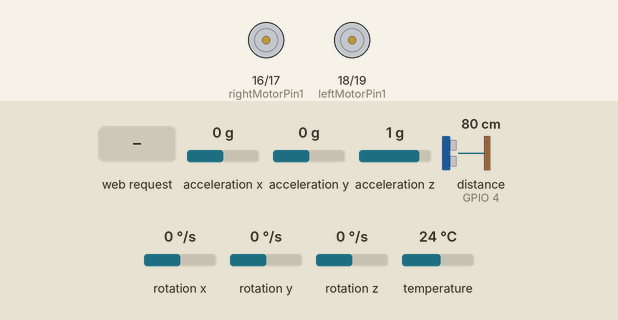
Simulated run of this sketch. Board: ESP32. Parts: motor-driver pin pairs drawn as motors (green arrow = first pin HIGH = forward, orange = second pin HIGH = backward, longer = more drive, scaled by the enable pin). Wiring (inferred from the names in the program): ultrasonic range finder: trigger GPIO 5; echo GPIO 4. The inputs (shaded band) are chosen by the test bench; at power-on: distance to the obstacle (sensor on GPIO 4) 80 cm, acceleration x 0 g, acceleration y 0 g, acceleration z 1 g, rotation x 0 °/s, rotation y 0 °/s, rotation z 0 °/s, temperature 24 °C. The echo pulse lasts 58.3 µs per cm; WiFi joins after 1.5 s; servers stay silent unless stated; uploads are accepted with an empty reply; no MQTT or app messages arrive unless stated; what the sketch prints to the serial monitor is not drawn.

Above: at 2.7 s.
2.8 s: HTTP request GET /forward received
At 5.59 s:
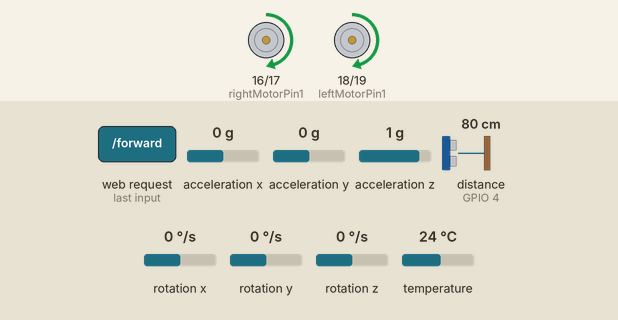
5.8 s: HTTP request GET /backward received
At 6.2 s:
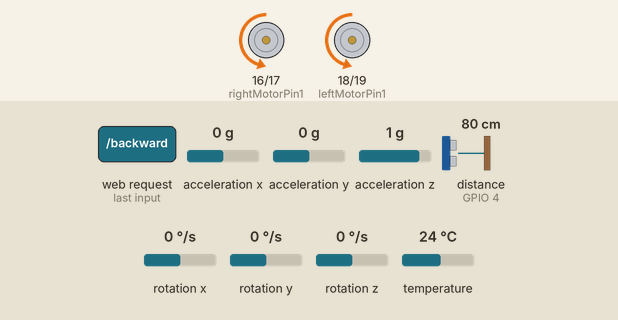
7.3 s: HTTP request GET /left received
At 8.5 s:
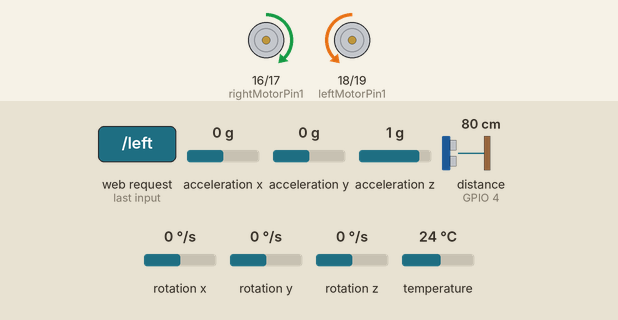
8.8 s: HTTP request GET /right received
At 9.7 s:
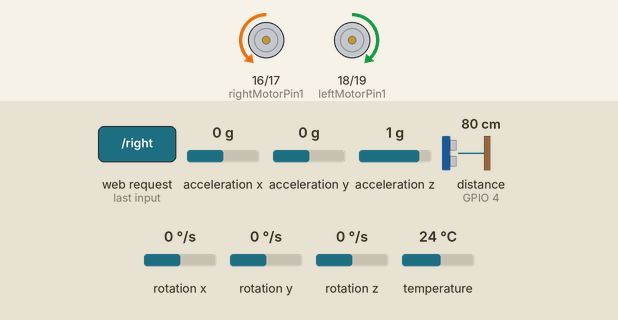
10.3 s: distance to the obstacle (sensor on GPIO 4) set to 18 cm
11.8 s: distance to the obstacle (sensor on GPIO 4) set to 13 cm
At 12.8 s:
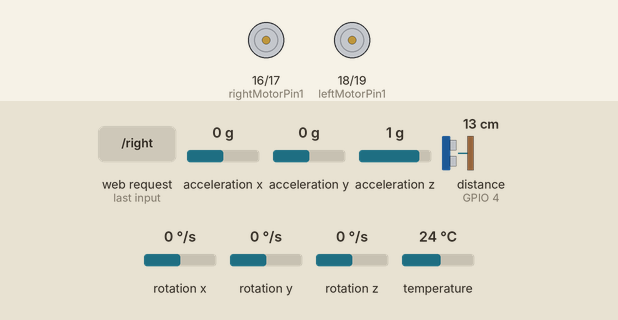
Timing chart, 0 to 14.3 s (numbered marks = the images above; inputs shaded):
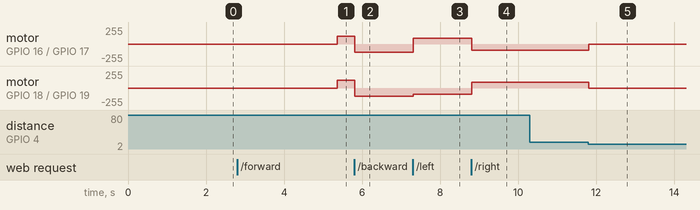

The sketch:

Car1.ino
```cpp
#include <WiFi.h>
#include <WiFiClientSecure.h>
#include <PubSubClient.h>
#include <WebServer.h>
#include <Wire.h>
#include <Adafruit_MPU6050.h>
#include <Adafruit_Sensor.h>

// WiFi credentials
const char* ssid = "Jayy";
const char* password = "Jayaraj@231";

// MQTT broker
const char* mqtt_server = "broker.emqx.io";

// Twilio credentials (fill with your info)
const char* twilio_sid = "AC3d97b802699822348c5e0bacb3287db6";
const char* twilio_auth_token = "43a11f52ca9095a4362c3b5de304c353";
const char* twilio_phone = "+15413488576"; // Your Twilio phone number

// Alert target phone numbers
const char* alertNumbers[3] = {
  "+919626849097",
  "+916282556241",
  "+919176112006"
};

#define SDA_PIN 25
#define SCL_PIN 26

Adafruit_MPU6050 mpu;
WiFiClientSecure secureClient;
WiFiClient espClient;
PubSubClient mqttClient(espClient);
WebServer server(80);

// Motor pins
int enableRightMotor = 22;
int rightMotorPin1 = 16;
int rightMotorPin2 = 17;
int enableLeftMotor = 23;
int leftMotorPin1 = 18;
int leftMotorPin2 = 19;

// Ultrasonic pins
const int trigPin = 5;
const int echoPin = 4;
const long safeDistance = 15;
bool obstacleDetected = false;

// Road detection filter buffer
const int FILTER_SIZE = 10;
float zBuffer[FILTER_SIZE];
int zIndex = 0;
bool zBufferFilled = false;

// Variables to store subscribed data
String latestInterruptMessage = "No alerts yet.";
String trafficColor = "RED";
int trafficTime = 0;
String parkingSlots = "-- / --";
String sensorJson = "{}";
String speedBreakerMessage = "";

// Track last received traffic signal to detect disconnection
unsigned long lastTrafficSignalTime = 0;
const unsigned long TRAFFIC_TIMEOUT_MS = 5000;  // 5 seconds timeout

// Alert state
bool alertSent = false;

// --- Helper Functions ---
void stopCar() {
  digitalWrite(rightMotorPin1, LOW);
  digitalWrite(rightMotorPin2, LOW);
  digitalWrite(leftMotorPin1, LOW);
  digitalWrite(leftMotorPin2, LOW);
  ledcWrite(enableRightMotor, 0);
  ledcWrite(enableLeftMotor, 0);
}

long getDistanceCM() {
  digitalWrite(trigPin, LOW);
  delayMicroseconds(2);
  digitalWrite(trigPin, HIGH);
  delayMicroseconds(10);
  digitalWrite(trigPin, LOW);
  long duration = pulseIn(echoPin, HIGH, 30000);
  long distance = duration * 0.034 / 2;
  return distance;
}

void forward() {
  if (obstacleDetected) {
    stopCar();
    return;
  }
  digitalWrite(rightMotorPin1, HIGH);
  digitalWrite(rightMotorPin2, LOW);
  digitalWrite(leftMotorPin1, HIGH);
  digitalWrite(leftMotorPin2, LOW);
  ledcWrite(enableRightMotor, 120);
  ledcWrite(enableLeftMotor, 120);
}

void backward() {
  digitalWrite(rightMotorPin1, LOW);
  digitalWrite(rightMotorPin2, HIGH);
  digitalWrite(leftMotorPin1, LOW);
  digitalWrite(leftMotorPin2, HIGH);
  ledcWrite(enableRightMotor, 120);
  ledcWrite(enableLeftMotor, 120);
}

void moveLeft() {
  if (obstacleDetected) {
    stopCar();
    return;
  }
  digitalWrite(rightMotorPin1, HIGH);
  digitalWrite(rightMotorPin2, LOW);
  digitalWrite(leftMotorPin1, LOW);
  digitalWrite(leftMotorPin2, HIGH);
  ledcWrite(enableRightMotor, 90);
  ledcWrite(enableLeftMotor, 90);
}

void moveRight() {
  if (obstacleDetected) {
    stopCar();
    return;
  }
  digitalWrite(rightMotorPin1, LOW);
  digitalWrite(rightMotorPin2, HIGH);
  digitalWrite(leftMotorPin1, HIGH);
  digitalWrite(leftMotorPin2, LOW);
  ledcWrite(enableRightMotor, 90);
  ledcWrite(enableLeftMotor, 90);
}

float getFilteredZ(float rawZ) {
  zBuffer[zIndex++] = rawZ;
  if (zIndex >= FILTER_SIZE) {
    zIndex = 0;
    zBufferFilled = true;
  }
  int count = zBufferFilled ? FILTER_SIZE : zIndex;
  float sum = 0;
  for (int i = 0; i < count; i++) sum += zBuffer[i];
  return sum / count;
}

String detectRoadCondition(float filteredZ) {
  if (filteredZ < -9.9 || filteredZ > -9.4) {
    return "⚠️ Speed Breaker Ahead!";
  }
  return "";
}

// --- MQTT Functions ---
void mqttCallback(char* topic, byte* payload, unsigned int length) {
  String topicStr = String(topic);
  String message;
  for (unsigned int i = 0; i < length; i++) message += (char)payload[i];

  if (topicStr == "car1/control") {
    if (message == "forward") forward();
    else if (message == "backward") backward();
    else if (message == "left") moveLeft();
    else if (message == "right") moveRight();
    else if (message == "stop") stopCar();
  } else if (topicStr == "interrupt/alerts") {
    latestInterruptMessage = message;
  } else if (topicStr == "traffic/signal") {
    lastTrafficSignalTime = millis();  // update last receive time
    int colonIndex = message.indexOf(':');
    String content = message;
    if (colonIndex != -1) {
      content = message.substring(colonIndex + 1);
      content.trim();
    }
    int spaceIndex = content.indexOf(' ');
    if (spaceIndex > 0) {
      trafficColor = content.substring(0, spaceIndex);
      trafficColor.trim();
      String tStr = content.substring(spaceIndex + 1);
      tStr.replace("s", "");
      trafficTime = tStr.toInt();
    }
  } else if (topicStr == "parking/status") {
    parkingSlots = message;
  }
}

void reconnectMQTT() {
  while (!mqttClient.connected()) {
    Serial.print("Connecting to MQTT...");
    if (mqttClient.connect("Car1Client")) {
      Serial.println("connected");
      mqttClient.subscribe("car1/control");
      mqttClient.subscribe("interrupt/alerts");
      mqttClient.subscribe("traffic/signal");
      mqttClient.subscribe("parking/status");
    } else {
      Serial.print("failed with state ");
      Serial.print(mqttClient.state());
      Serial.println(", retrying in 5 seconds...");
      delay(5000);
    }
  }
}

void publishUltrasonicSpeedAndSpeedBreaker() {
  sensors_event_t a, g, temp;
  mpu.getEvent(&a, &g, &temp);
  float filteredZ = getFilteredZ(a.acceleration.z);
  String roadMsg = detectRoadCondition(filteredZ);
  float distance = getDistanceCM();
  float speed = abs(g.gyro.z);

  String sensorPayload = "{";
  sensorPayload += "\"distance\":" + String(distance, 2) + ",";
  sensorPayload += "\"speed\":" + String(speed, 2);
  sensorPayload += "}";
  mqttClient.publish("car1/sensors", sensorPayload.c_str());

  if (roadMsg != "") {
    mqttClient.publish("car1/speedbreaker", roadMsg.c_str());
  } else {
    mqttClient.publish("car1/speedbreaker", "None");
  }
}

// ---- Twilio SMS Functions ----
void sendSMS(const char* toPhone, const char* message);
String base64Encode(const String &);
const char base64_chars[] = "ABCDEFGHIJKLMNOPQRSTUVWXYZabcdefghijklmnopqrstuvwxyz0123456789+/";

String base64Encode(const String &input) {
  String encoded = "";
  int i = 0;
  uint8_t char_array_3[3];
  uint8_t char_array_4[4];
  int input_len = input.length();
  int j = 0;

  while (input_len--) {
    char_array_3[i++] = input[j++];
    if (i == 3) {
      char_array_4[0] = (char_array_3[0] & 0xfc) >> 2;
      char_array_4[1] = ((char_array_3[0] & 0x03) << 4) + ((char_array_3[1] & 0xf0) >> 4);
      char_array_4[2] = ((char_array_3[1] & 0x0f) << 2) + ((char_array_3[2] & 0xc0) >> 6);
      char_array_4[3] = char_array_3[2] & 0x3f;
      for (i = 0; i < 4; i++) encoded += base64_chars[char_array_4[i]];
      i = 0;
    }
  }
  if (i) {
    for (int k = i; k < 3; k++) char_array_3[k] = '\0';
    char_array_4[0] = (char_array_3[0] & 0xfc) >> 2;
    char_array_4[1] = ((char_array_3[0] & 0x03) << 4) + ((char_array_3[1] & 0xf0) >> 4);
    char_array_4[2] = ((char_array_3[1] & 0x0f) << 2) + ((char_array_3[2] & 0xc0) >> 6);
    char_array_4[3] = char_array_3[2] & 0x3f;
    for (int k = 0; k < i + 1; k++) encoded += base64_chars[char_array_4[k]];
    while ((i++ < 3)) encoded += '=';
  }
  return encoded;
}

void sendSMS(const char* toPhone, const char* message) {
  if (!secureClient.connect("api.twilio.com", 443)) {
    Serial.println("Connection to Twilio failed");
    return;
  }
  String auth = String(twilio_sid) + ":" + String(twilio_auth_token);
  String authHeader = "Authorization: Basic " + base64Encode(auth);
  String postData = "To=" + String(toPhone) + "&From=" + String(twilio_phone) + "&Body=" + String(message);

  secureClient.print(String("POST /2010-04-01/Accounts/") + twilio_sid + "/Messages.json HTTP/1.1\r\n" +
                     "Host: api.twilio.com\r\n" +
                     authHeader + "\r\n" +
                     "Content-Type: application/x-www-form-urlencoded\r\n" +
                     "Content-Length: " + postData.length() + "\r\n" +
                     "Connection: close\r\n\r\n" +
                     postData + "\r\n");

  while (secureClient.connected()) {
    String line = secureClient.readStringUntil('\n');
    if (line == "\r") break;
  }
  String response = secureClient.readString();
  Serial.println("Twilio response:");
  Serial.println(response);
}

// ---- Webserver (UI) ----
// Root page - motor controls and link to display
void handleRoot() {
  String html = R"rawliteral(
<!DOCTYPE html>
<html>
<head>
  <title>Car1 Controller</title>
  <style>
    body { text-align: center; font-family: sans-serif; }
    button { width: 120px; height: 60px; font-size: 20px; margin: 10px; }
  </style>
  <script>
    function sendCmd(cmd) {
      fetch('/' + cmd);
    }
  </script>
</head>
<body>
  <h2>Car1 Controller</h2>
  <div>
    <button onclick="sendCmd('forward')">Forward</button>
  </div>
  <div>
    <button onclick="sendCmd('left')">Left</button>
    <button onclick="sendCmd('stop')">Stop</button>
    <button onclick="sendCmd('right')">Right</button>
  </div>
  <div>
    <button onclick="sendCmd('backward')">Backward</button>
  </div>
  <p><a href="/display">View Display</a></p>
</body>
</html>
)rawliteral";
  server.send(200, "text/html", html);
}

// Display dashboard page
void handleDisplay() {
  String html = R"rawliteral(
<!DOCTYPE html>
<html>
<head>
<meta name="viewport" content="width=device-width, initial-scale=1">
<title>Car1 Display</title>
<style>
body { margin:0; background:#808080; font-family:Arial,sans-serif; }
#container {
  display:grid; grid-template-columns: 200px 200px; grid-template-rows: 200px 200px;
  gap: 15px; padding:15px; box-sizing: border-box; justify-content:center;
}
.box {
  background:white; border-radius:10px; padding:10px; box-shadow:0 3px 8px rgba(0,0,0,0.15);
  overflow-y:auto; font-size:14px; max-width:200px; max-height:200px;
}
h2 { margin-top:0; color:#333; font-size:18px; text-align:center; }
#trafficSignal div, #interruptMessages div, #parkingSlots div, #sensorData pre {
  padding:6px 0; text-align:center; color:#555;
}
#sensorData pre {
  white-space: pre-wrap; word-wrap: break-word; font-size:13px; margin-bottom:5px;
  height: calc(100% - 36px);
}
#sensorData h3 { margin-top:5px; }
</style>
</head>
<body>
<div id="container">
  <div id="trafficSignal" class="box">
    <h2>Traffic Signal</h2>
    <div>Color: <span id="trafficColor">--</span></div>
    <div>Time Remaining: <span id="trafficTime">--</span> s</div>
  </div>
  <div id="interruptMessages" class="box">
    <h2>Interrupt Messages</h2>
    <div id="interruptMsg">No messages</div>
  </div>
  <div id="parkingSlots" class="box">
    <h2>Parking Slots</h2>
    <div id="parkingMsg">-- / --</div>
  </div>
  <div id="sensorData" class="box">
    <h2>Sensor Data</h2>
    <pre id="sensorPre">Loading...</pre>
    <h3>Speed Breaker Alert:</h3>
    <div id="speedBreakerMsg">None</div>
  </div>
</div>
<script>
let lastTime = 0;
let lastColor = '';

async function updateStatus() {
  const resp = await fetch('/status');
  const data = await resp.json();

  if(data.color !== lastColor){
    lastColor = data.color;
    lastTime = data.time;
  } else if(lastTime > 0){
    lastTime--;
  }

  document.getElementById('trafficColor').innerText = lastColor;
  document.getElementById('trafficTime').innerText = lastTime > 0 ? lastTime : 0;
  document.getElementById('interruptMsg').innerText = data.interrupt || "No messages";
  document.getElementById('parkingMsg').innerText = data.parking || "-- / --";
  document.getElementById('speedBreakerMsg').innerText = data.speedbreaker || "None";
  document.getElementById('sensorPre').innerText = JSON.stringify(data.sensor || {}, null, 2);
}
setInterval(updateStatus, 1000);
updateStatus();
</script>
</body>
</html>
)rawliteral";
  server.send(200, "text/html", html);
}


void handleStatus() {
  long distance = getDistanceCM();
  sensors_event_t a, g, temp;
  mpu.getEvent(&a, &g, &temp);
  float filteredZ = getFilteredZ(a.acceleration.z);
  String road = detectRoadCondition(filteredZ);
  float speed = abs(g.gyro.z);

  unsigned long now = millis();
  String displayTrafficColor = trafficColor;
  int displayTrafficTime = trafficTime;
  if (now - lastTrafficSignalTime > TRAFFIC_TIMEOUT_MS) {
    displayTrafficColor = "DISCONNECTED";
    displayTrafficTime = 0;
  }
  String sensorPayload = "{";
  sensorPayload += "\"distance\":" + String(distance) + ",";
  sensorPayload += "\"speed\":" + String(speed, 2) + ",";
  sensorPayload += "\"road\":\"" + road + "\"";
  sensorPayload += "}";
  String json = "{";
  json += "\"color\":\"" + displayTrafficColor + "\",";
  json += "\"time\":" + String(displayTrafficTime) + ",";
  json += "\"interrupt\":\"" + latestInterruptMessage + "\",";
  json += "\"parking\":\"" + parkingSlots + "\",";
  json += "\"speedbreaker\":\"" + speedBreakerMessage + "\",";
  json += "\"sensor\":" + sensorPayload;
  json += "}";

  server.send(200, "application/json", json);
}

// ---- SETUP & LOOP ----
void setup() {
  Serial.begin(115200);
  pinMode(rightMotorPin1, OUTPUT);
  pinMode(rightMotorPin2, OUTPUT);
  pinMode(leftMotorPin1, OUTPUT);
  pinMode(leftMotorPin2, OUTPUT);
  pinMode(enableRightMotor, OUTPUT);
  pinMode(enableLeftMotor, OUTPUT);

  ledcAttach(enableRightMotor, 1000, 8);
  ledcAttach(enableLeftMotor, 1000, 8);
  stopCar();
  pinMode(trigPin, OUTPUT);
  pinMode(echoPin, INPUT);

  Wire.begin(SDA_PIN, SCL_PIN);
  if (!mpu.begin()) {
    Serial.println("Failed to find MPU6050 chip!");
    while (1) delay(10);
  }
  mpu.setAccelerometerRange(MPU6050_RANGE_8_G);
  mpu.setGyroRange(MPU6050_RANGE_500_DEG);
  mpu.setFilterBandwidth(MPU6050_BAND_5_HZ);

  WiFi.begin(ssid, password);
  Serial.print("Connecting to WiFi");
  while (WiFi.status() != WL_CONNECTED) {
    delay(500);
    Serial.print(".");
  }
  Serial.println(" connected");
  Serial.print("IP Address: ");
  Serial.println(WiFi.localIP());

  mqttClient.setServer(mqtt_server, 1883);
  mqttClient.setCallback(mqttCallback);

  secureClient.setInsecure(); // For Twilio HTTPS

  server.on("/", handleRoot);
  server.on("/display", handleDisplay);
  server.on("/status", handleStatus);

  server.on("/forward", []() { forward(); server.send(200, "text/plain", "OK"); });
  server.on("/backward", []() { backward(); server.send(200, "text/plain", "OK"); });
  server.on("/left", []() { moveLeft(); server.send(200, "text/plain", "OK"); });
  server.on("/right", []() { moveRight(); server.send(200, "text/plain", "OK"); });
  server.on("/stop", []() { stopCar(); server.send(200, "text/plain", "OK"); });

  server.begin();
}

void loop() {
  if (!mqttClient.connected()) {
    reconnectMQTT();
  }
  mqttClient.loop();
  server.handleClient();

  // Ultrasonic obstacle detection
  long distance = getDistanceCM();
  static bool prevObstacleDetected = false;
  obstacleDetected = (distance > 0 && distance < safeDistance);
  if (obstacleDetected && !prevObstacleDetected) {
    Serial.println("Obstacle detected! Stopping car.");
    stopCar();
  }
  prevObstacleDetected = obstacleDetected;

  // Accident detection and SMS alert
  sensors_event_t a, g, temp;
  mpu.getEvent(&a, &g, &temp);
  if (a.acceleration.z > 4.5) {
    if (!alertSent) {
      Serial.println("Tilt/accident detected! Sending SMS alerts.");
      for (int i = 0; i < 3; i++)
        sendSMS(alertNumbers[i], "Alert: Vehicle met with an accident!");
      alertSent = true;
    }
  } else {
    alertSent = false;
  }

  static unsigned long lastPublish = 0;
  unsigned long now = millis();
  if (now - lastPublish > 2000) {
    lastPublish = now;
    publishUltrasonicSpeedAndSpeedBreaker();
  }
}
```

Measured:
- the behaviour switches between 16 and 15 cm on distance to the obstacle (sensor on GPIO 4) (found by bisection; images 4 and 5)
- after the input at 2.8 s, motor on GPIO 16 (rightMotorPin1) / GPIO 17 (rightMotorPin2), motor on GPIO 18 (leftMotorPin1) / GPIO 19 (leftMotorPin2): stopped → forward 120/255 after 2.6 s
- after the input at 5.8 s, motor on GPIO 16 (rightMotorPin1) / GPIO 17 (rightMotorPin2), motor on GPIO 18 (leftMotorPin1) / GPIO 19 (leftMotorPin2): forward 120/255 → backward 120/255 at once
- after the input at 7.3 s, motor on GPIO 16 (rightMotorPin1) / GPIO 17 (rightMotorPin2): backward 120/255 → forward 90/255 at once; motor on GPIO 18 (leftMotorPin1) / GPIO 19 (leftMotorPin2): backward 120/255 → backward 90/255 at once
- after the input at 8.8 s, motor on GPIO 16 (rightMotorPin1) / GPIO 17 (rightMotorPin2): forward 90/255 → backward 90/255 at once; motor on GPIO 18 (leftMotorPin1) / GPIO 19 (leftMotorPin2): backward 90/255 → forward 90/255 at once
- after the input at 10.3 s, every drawn part: stays the same
- after the input at 11.8 s, motor on GPIO 16 (rightMotorPin1) / GPIO 17 (rightMotorPin2): backward 90/255 → stopped at once; motor on GPIO 18 (leftMotorPin1) / GPIO 19 (leftMotorPin2): forward 90/255 → stopped at once
